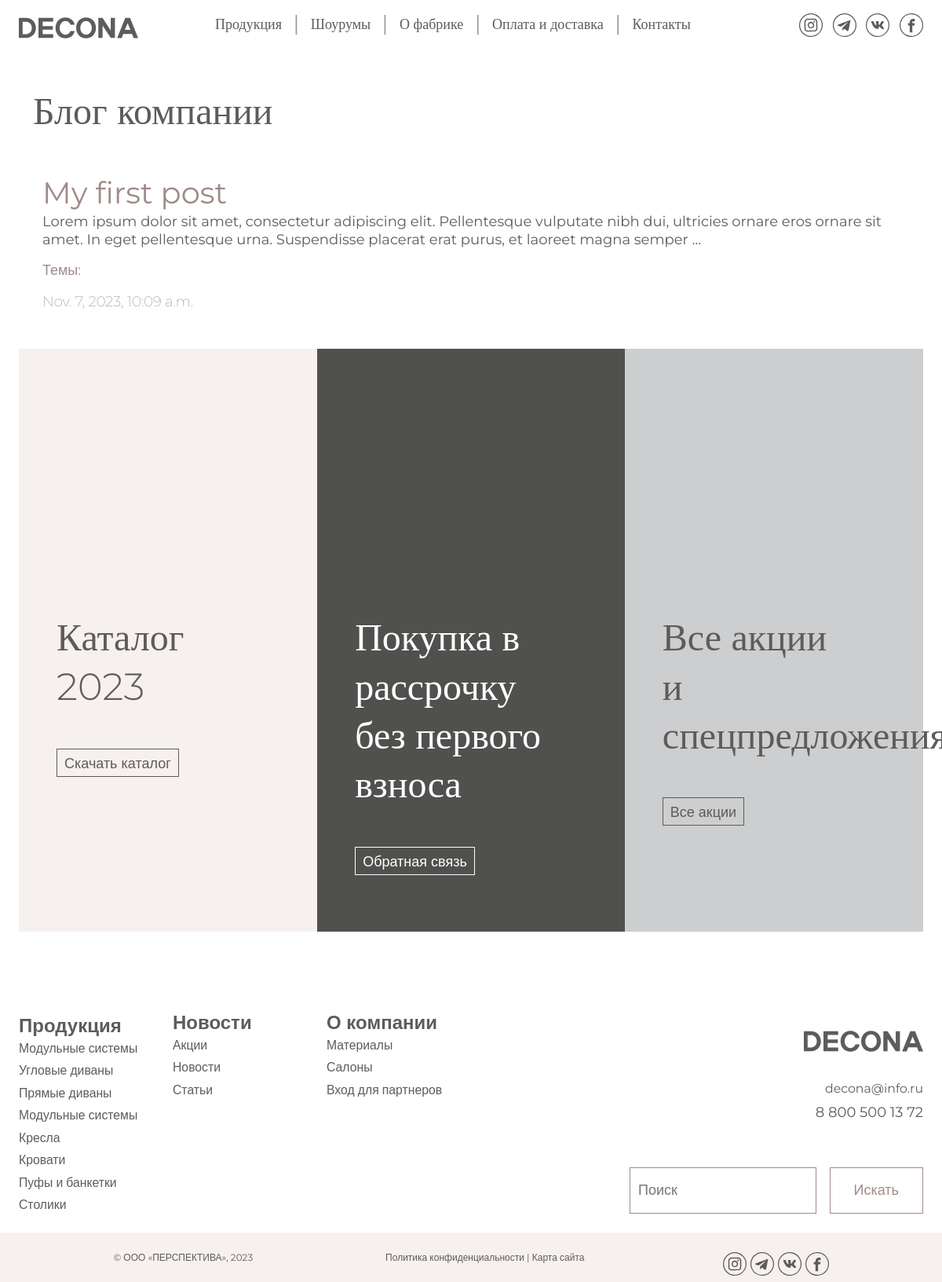
/blog/, run on an earlier commit of the app's database.
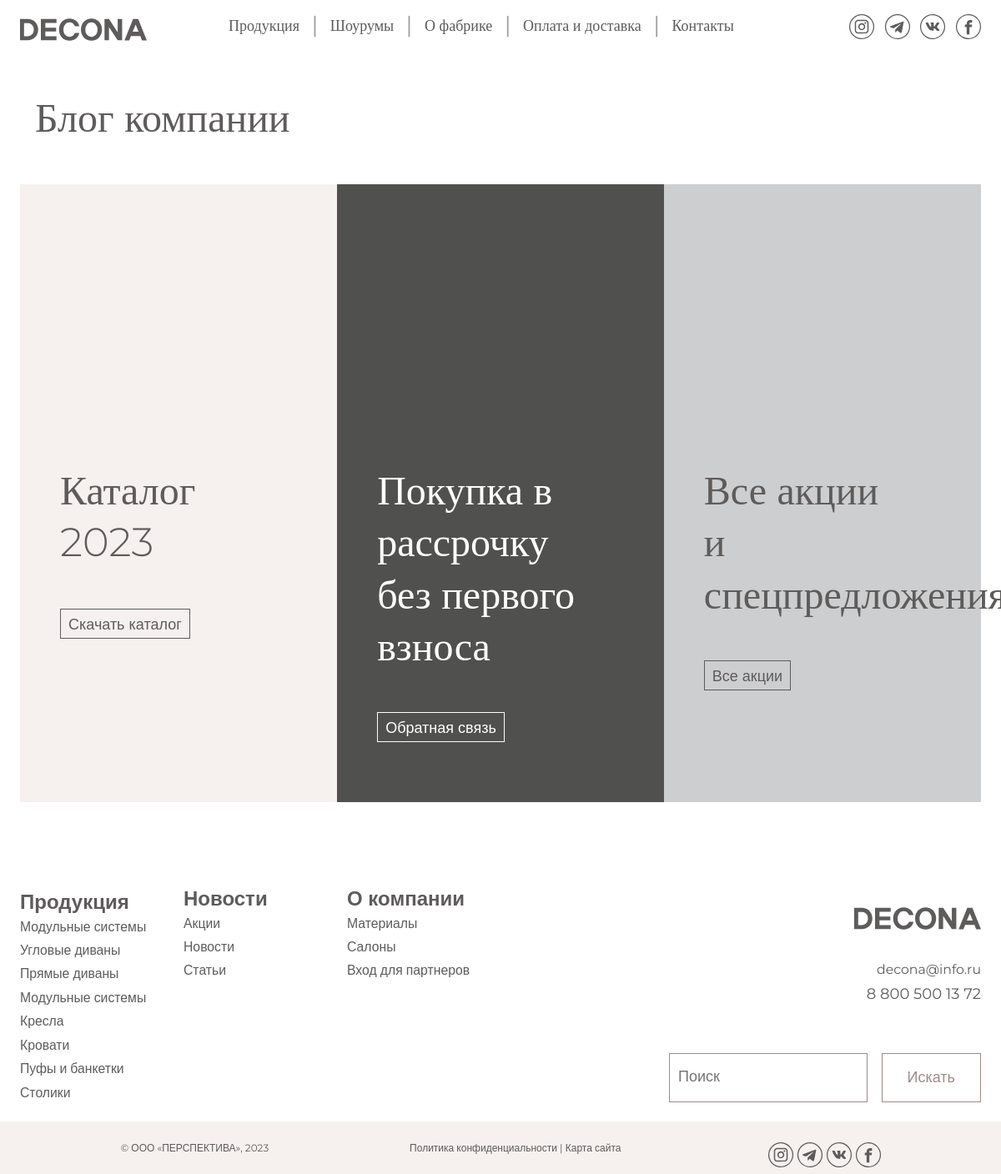
And on a later commit of the database.
### blog/models.py (models this page shows, shortened)
class Post(models.Model):
	class Status(models.TextChoices):
		DRAFT = 'DF', 'Draft'
		PUBLISHED = 'PB', 'Published'
	title = models.CharField(max_length=250)
	slug = models.SlugField(max_length=250)
	author = models.ForeignKey(User,
		on_delete=models.CASCADE,
		related_name='blog_posts')
	body = models.TextField()
	publish = models.DateTimeField(default=timezone.now)
	created = models.DateTimeField(auto_now_add=True)
	updated = models.DateTimeField(auto_now=True)
	status = models.CharField(max_length=2,
		choices=Status.choices,
		default=Status.DRAFT)
	objects = models.Manager() # default
	published = PublishedManager() # show published
	tags = TaggableManager()
	class Meta:
		ordering = ['-publish']
		indexes = [
		models.Index(fields=['-publish']),
		]

### blog/views.py (the view)
# urls.py: path('blog/', views.blog, name = 'blog'),
def blog(request, tag_slug=None):
	posts = Post.published.all()
	tag = None
	if tag_slug:
		tag = get_object_or_404(Tag, slug=tag_slug)
		blog = blog.filter(tags__in=[tag])
	paginator = Paginator(posts, 1)
	page_number = request.GET.get('page', 1)
	posts = paginator.page(page_number)
	return render(request,
		'blog/blog.html',
		{'posts': posts,
		'tag': tag})

### blog/models.py (called while the page is built)
	def get_queryset(self):
		return super().get_queryset()\
			.filter(status=Post.Status.PUBLISHED)

### blog/templates/blog/blog.html (shortened to what this page needs)
{% extends 'product/base_cacao_nav.html' %}
{% load static %}
{% block content %}
<div class="container container-fluid my-5">
	<h2 class="mb-5">Блог компании</h2>
	{% for el in posts %}
	<div class="container">
		<a href="#">
			<h3 class='cacao'>{{ el.title }}</h3>
			{{ el.body|truncatewords:30|linebreaks }}
			<p class="tags cacao my-3">Темы:
			</p>
			<p class='thin mb-5'>{{ el.created }}</p>
		</a>
	</div>
	{% endfor %}
</div>
{% endblock %}

### product/templates/product/base_cacao_nav.html (shortened to what this page needs)
{% load static %}
<!DOCTYPE html>
<html>
<head>
	<link href="https://cdn.jsdelivr.net/npm/bootstrap@5.3.2/dist/css/bootstrap.min.css" rel="stylesheet">
	<link rel="stylesheet" href="{% static 'css/de_style.css'%}" type="text/css">
	<link rel="stylesheet" href="{% static 'css/style.css'%}" type="text/css">
	<link rel="stylesheet" href="{% static 'css/popOverAboutCANVAS.css'%}" type="text/css">
	<link rel="stylesheet" href="{% static 'css/sliderFabricChange.css'%}" type="text/css">
<link rel="stylesheet" href="https://cdnjs.cloudflare.com/ajax/libs/OwlCarousel2/2.3.4/assets/owl.carousel.min.css">
<link rel="stylesheet" href="https://cdnjs.cloudflare.com/ajax/libs/OwlCarousel2/2.3.4/assets/owl.theme.default.min.css">
</head>
<body>
<header class="header">
	<div class='d-none d-lg-block d-xl-block d-xxl-block'>
	  <div class="desctop-menu">
	      <div class="ps-4">
	        <a class='navbar-brand' href='http://127.0.0.1:8000/category_arm'>
	          </a>
	      </div>
	      <div class='pt-2 desctop-menu to-center'>
	        <a class='nav-link  ' aria-current='page' href='http://127.0.0.1:8000/category_arm'>Продукция</a>
	          <p class='  top-string major-text'>|</p>
	        <a class='nav-link  ' href='/showrooms/'>Шоурумы</a>
	          <p class='  top-string major-text'>|</p>
	        <a class='nav-link  ' href='/about/'>О фабрике</a>
	          <p class='  top-string major-text'>|</p>
	        <a class='nav-link  ' href='/payment/'>Оплата и доставка</a>
	          <p class='  top-string major-text'>|</p>
	        <a class='nav-link  ' href='/contact/'>Контакты</a>
	      </div>
	      <div class="ps-4 pe-4 pt-2 righted">
	        <span class='ms-2'>
	          <a class='ps-2' href ='#'>
	          </a>
	          <a class='ps-2' href='#'>
	          </a>
	          <a class='ps-2' href='#'>
	          </a>
	          <a class='ps-2' href='#'>
	          </a>
	        </span>
	      </div>
	    </div>
	  </div>
</header>
{% block content %}
{% endblock %}
	<div class='my-5 mx-4 d-none d-lg-block d-xl-block d-xxl-block' id='desctop-show'>
		<div class='d-flex justify-content-between'>
			<div class ='rectangle latte_bg ps-4'>
				<h2 class='rect-card ps-4 h2_w600'>Каталог</h2>
				<h2 class='ps-4 mb-5 h2_w600'>2023</h2>
				<a href='http://temp.decona.ru/wp-content/uploads/goods_pics/COLLECTIONS/CONSONO/CONSONO_DOWNLOADS/PDF/CONSONO.pdf' class='ps-4'><button class='btn-outline-gray'>Скачать каталог</button></a>
			</div>
			<div class ='rectangle dark-gray ps-4'>
				<h2 class='white rect-card ps-4 h2_w600'>Покупка в рассрочку </h2>
				<h2 class='white ps-4  mb-5 h2_w600'>без первого взноса</h2>
				<a href='http://temp.decona.ru/contact/' class='ps-4'><button class='btn-outline-white'>Обратная связь</button></a>
			</div>
			<div class ='rectangle middle-gray ps-4'>
					<h2 class='rect-card ms-4 h2_w600'>Все акции</h2>
					<h2 class='ms-4 mb-5 h2_w600'>и спецпредложения</h2>
					<a href='http://temp.decona.ru/2023/04/18/great-offer/' class='ps-4'><button class='btn-outline-gray'>Все акции</button></a>
			</div>
			</div>
	</div>
<footer>
	<div class='d-none d-lg-block d-xl-block d-xxl-block' id='desctop-show'>
	    <div class="container-fluid px-4 pt-5 pb-3">
	        <div class='row'>
	            <div class='col-2 pt-2'>
	                <h4 class='mb-1'>Продукция</h4>
	                <p class='small  pb-2'><a href='#'>Модульные системы</a></p>
	                <p class='small  pb-2'><a href='#'>Угловые диваны</a></p>
	                <p class='small  pb-2'><a href='#'>Прямые диваны</a></p>
	                <p class='small  pb-2'><a href='#'>Модульные системы</a></p>
	                <p class='small  pb-2'><a href='#'>Кресла</a></p>
	                <p class='small  pb-2'><a href='#'>Кровати</a></p>
	                <p class='small  pb-2'><a href='#'>Пуфы и банкетки</a></p>
	                <p class='small  pb-2'><a href='#'>Столики</a></p>
	            </div>
	            <div class='col-2 pt-1'>
	                <h4 class='mb-1'>Новости</h4>
	                <p class='small  pb-2'><a href='http://temp.decona.ru/2023/04/18/great-offer/'>Акции</a></p>
	                <p class='small  pb-2'><a href='#'>Новости</a></p>
	                <p class='small  pb-2'><a href='http://temp.decona.ru/articles/'>Статьи</a></p>
	            </div>
	            <div class='col-2 pt-1'>
	                <h4 class='mb-1'>О компании</h4>
	                <p class='small  pb-2'><a href='#'>Материалы</a></p>
	                <p class='small  pb-2'><a href='http://temp.decona.ru/showrooms/'>Салоны</a></p>
	                <p class='small  pb-2'><a href='#'>Вход для партнеров</a></p>
	            </div>
	            <div class='col pt-2 text-end'>
	                <div class="mb-3">
	                    <a class='navbar-brand' href='http://temp.decona.ru'>
	                    </a>
	                </div>
	                <p class='small py-2'>decona@info.ru</p>
	                <p class='pb-5'>8 800 500 13 72</p>
	                <div class="d-flex justify-content-end">
	                    <div>
	                    <form role="search" method="get" class="search-form" action="http://temp.decona.ru/">
	                        <input type="search" id="search-form-1" class="search-field" value="" name="s" placeholder="Поиск">
	                        <input type="submit" class="search-submit" value="Искать">
	                    </form>
	                    </div>
	                </div>
	            </div>
	        </div>
	    </div>
	    <div class='d-flex justify-content-around over-width latte_bg pt-3'>
	        <div>
	            <p class='mt-2 small-text'>© ООО «ПЕРСПЕКТИВА», 2023</p>
	        </div>
	        <div class='px-4 mt-2'>
	            <p class='small-text'><a href = '#'>Политика конфиденциальности</a> |
	            <a href = '#'>Карта сайта</a>
	            </p>
	        </div>
	            <span class='ms-2'>
	                <a class='' href ='#'>
	                </a>
	                <a href='#'>
	                </a>
	                <a href='#'>
	                </a>
	                <a href='#'>
	                </a>
	            </span>
	    </div>
	</div>
</footer>
</body>
</html>

### product/static/css/de_style.css (style rules this page uses)
body { font-family: 'Montserrat', 'Georgia', sans-serif !important; margin: 0; }
h1, h2, h3 { font-family: 'Montserrat'!important; color: #5E5B5B; }
h4, h5, h6 { font-family: 'Montserrat'; color: #5E5B5B; }
h2 { font-size: 3rem!important; }
h4 { padding-bottom: 3rem; }
p { font-size: 1.125rem; color: #5E5B5B; margin-bottom: 0!important; }
.small-text { font-size: 0.75rem!important; color: #5E5B5B!important; }
.major-text { font-size: 1.5em; color: #5E5B5B; }
.latte_bg { background-color: #F6F1EE; }
.middle-gray { background-color: #CDCECF; }
.dark-gray { background-color:#50504E; }
.white { color: #fff!important; }
a { color: #5E5B5B!important; text-decoration: none!important; background-color: transparent; }
.header { padding-top: 0!important; margin-top: -5!important; z-index: 3; position: relative; }
.nav-link { background-color: transparent; font-size: 1.125rem!important; text-decoration: none!important; font-family: 'Montserrat'; font-weight: 300; line-height: 1; padding: .8em!important; }
.navbar-brand { font-family: 'Montserrat'; font-weight: 100; font-size: 2.6rem!important; }
a .icon-header { width: 30px!important; height: 30px!important; margin-top: .5em; padding: 0; }
.desctop-menu { display: flex; flex-direction: row; flex-wrap: nowrap; }
.top-string { line-height: 1.6!important; opacity: 60%; }
.righted { order: 999; }
.to-center { margin-left: auto!important; margin-right: auto!important; }
.over-width { padding-left: 4em; padding-right: 4em; }
.btn-outline-white { background-color: transparent; border: 1px solid #fff; color: #fff!important; font-size: 1.125rem; height: 2.25rem; line-height: 1; padding: .5em; z-index: 5; }
.btn-outline-gray { background-color: transparent; border: 1px solid #5E5B5B; color: #5E5B5B!important; font-size: 1.125rem; height: 2.25rem; line-height: 1; padding: .5em; z-index: 5; }
.rectangle { padding-top: 8em; padding-bottom: 4em; min-width: 33%; }
.rect-card { padding-top: 4em; }
.h2_w600 { font-weight: 300; }

What changed in the data, as far as the page shows it:
removed Post: title "My first post", body "Lorem ipsum dolor sit amet, consectetur adipiscing elit. Pellentesque vulputate nibh dui, ultricies ornare eros ornare sit amet. In eget pellentesque urna. Suspendisse placerat erat purus, et laoreet magna semper …", created "Nov. 7, 2023, 10:09 a.m."
